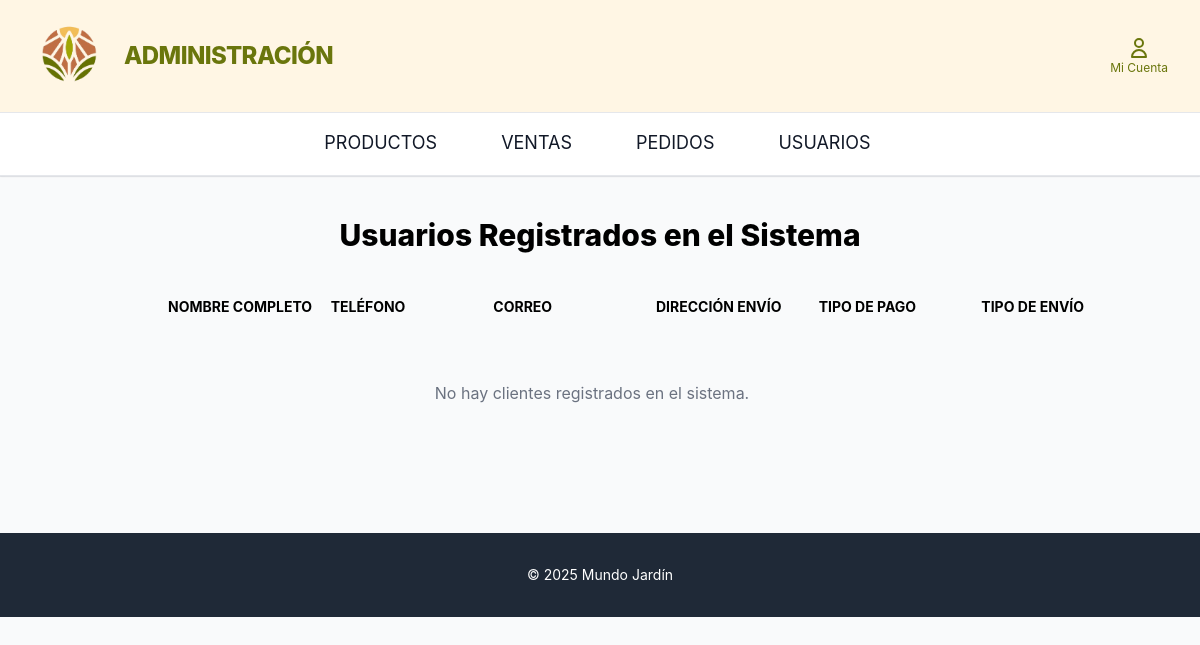
The page /clientes_admin/ on the database as committed earlier.
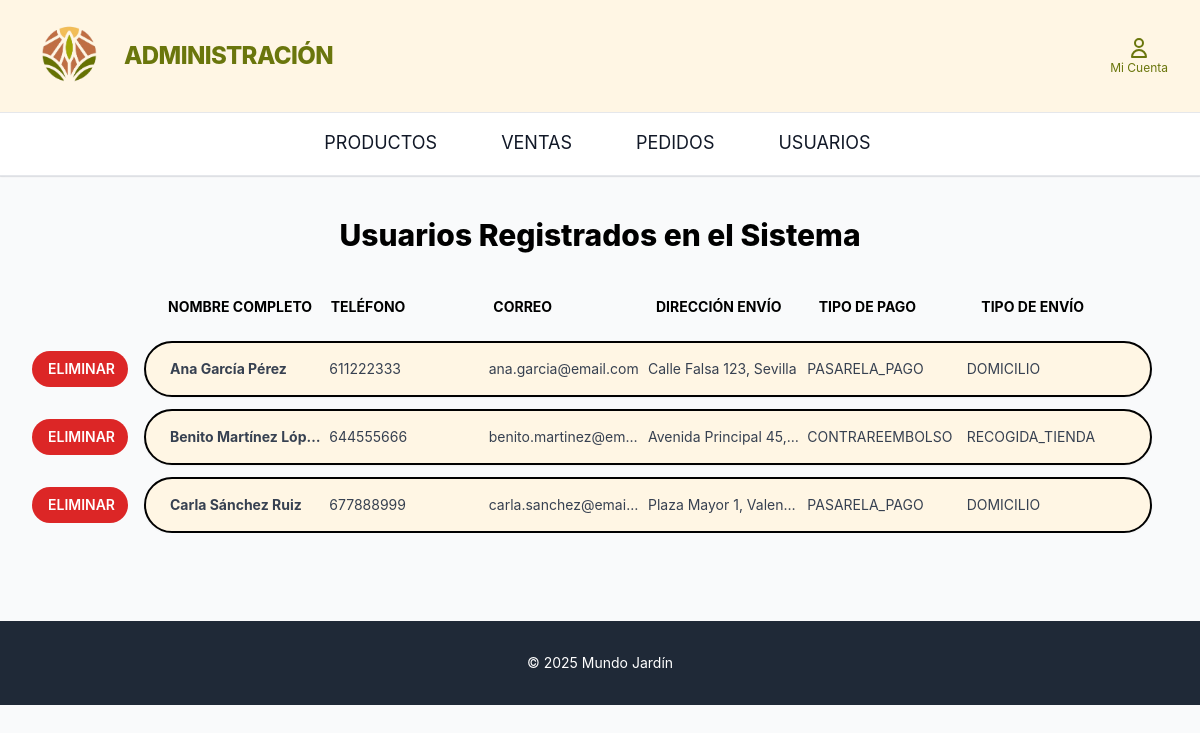
The same page on the database as committed later.
### home/models.py (models this page shows, shortened)
class UsuarioCliente(models.Model):
    usuario = models.OneToOneField(Usuario, on_delete=models.CASCADE)
    tipo_pago= models.CharField(max_length=20, choices=TipoPago.choices, default=TipoPago.PASARELA_PAGO)
    telefono = models.CharField(max_length=15, blank=True, null=True)
    direccion_envio = models.CharField(max_length=255)
    tipo_envio= models.CharField(max_length=20, choices=TipoEnvio.choices, default=TipoEnvio.RECOGIDA_TIENDA)

class Usuario(models.Model):
    nombre= models.CharField(max_length=200)
    apellidos= models.CharField(max_length=200)
    corre_electronico= models.EmailField(max_length=200, unique=True)
    clave= models.CharField(max_length=128)

### clientes_admin/views.py (the view)
# urls.py: path('', views.gestion_clientes, name='clientes_admin_index'),
def gestion_clientes(request):
    if request.method == 'GET':
        clientes = UsuarioCliente.objects.select_related('usuario').order_by('usuario__nombre')
        context = {
            'clientes': clientes
        }
        return render(request, 'clientes_admin/gestion_clientes.html', context)
    else:
        return HttpResponseNotAllowed(['GET'])

### clientes_admin/templates/clientes_admin/gestion_clientes.html (shortened to what the changed rows need)
{% load static %}
<!DOCTYPE html>
<html lang="es">
<head>
    <script src="https://cdn.tailwindcss.com"></script>
</head>
<body class="bg-gray-50">
<main class="max-w-7xl mx-auto px-8 py-10">
        <h1 class="text-3xl font-extrabold text-black mb-8 text-center">
            Usuarios Registrados en el Sistema
        </h1>
        <div class="space-y-3">
    <div class="relative">
        <div class="space-y-3 max-h-[60vh] overflow-y-auto pr-4">
            {% for cliente in clientes %}
            <div class="flex items-center gap-4">
                <a href="{% url 'cliente_eliminar_confirmar' cliente.id %}"
                    class="w-24 flex-shrink-0 bg-red-600 hover:bg-red-700 text-white px-4 py-2 rounded-full font-semibold text-sm transition-transform hover:scale-105 text-center">
                        ELIMINAR
                </a>
                <div class="flex-1 bg-[#fff6e4] border-2 border-black rounded-full px-6 py-4 shadow-sm">
                    <div class="grid grid-cols-6 items-center text-gray-700 text-sm">
                        <span class="truncate pr-2 font-bold">{{ cliente.usuario.nombre }} {{ cliente.usuario.apellidos }}</span>
                        <span class="truncate pr-2">{{ cliente.telefono|default:"N/A" }}</span>
                        <span class="truncate pr-2">{{ cliente.usuario.corre_electronico }}</span>
                        <span class="truncate pr-2">{{ cliente.direccion_envio|default:"N/A" }}</span>
                        <span class="truncate pr-2">{{ cliente.tipo_pago|default:"N/A" }}</span>
                        <span class="truncate pr-2">{{ cliente.tipo_envio|default:"N/A" }}</span>
                    </div>
                </div>
            </div>
            {% empty %}
            <div class="text-center text-gray-500 py-10">
                No hay clientes registrados en el sistema.
            </div>
            {% endfor %}
        </div>
    </div>
</div>
    </main>

Rows that differ between the two databases and show on the page:
added UsuarioCliente: usuario.nombre "Ana", usuario.apellidos "García Pérez", telefono "611222333", usuario.corre_electronico "ana.garcia@email.com", direccion_envio "Calle Falsa 123, Sevilla", tipo_pago "PASARELA_PAGO", tipo_envio "DOMICILIO"
added UsuarioCliente: usuario.nombre "Benito", usuario.apellidos "Martínez Lóp…", telefono "644555666", usuario.corre_electronico "benito.martinez@em…", direccion_envio "Avenida Principal 45,…", tipo_pago "CONTRAREEMBOLSO", tipo_envio "RECOGIDA_TIENDA"
added UsuarioCliente: usuario.nombre "Carla", usuario.apellidos "Sánchez Ruiz", telefono "677888999", usuario.corre_electronico "carla.sanchez@emai…", direccion_envio "Plaza Mayor 1, Valen…", tipo_pago "PASARELA_PAGO", tipo_envio "DOMICILIO"
Other text that changed with them:
text no longer shown: "No hay clientes registrados en el sistema."
